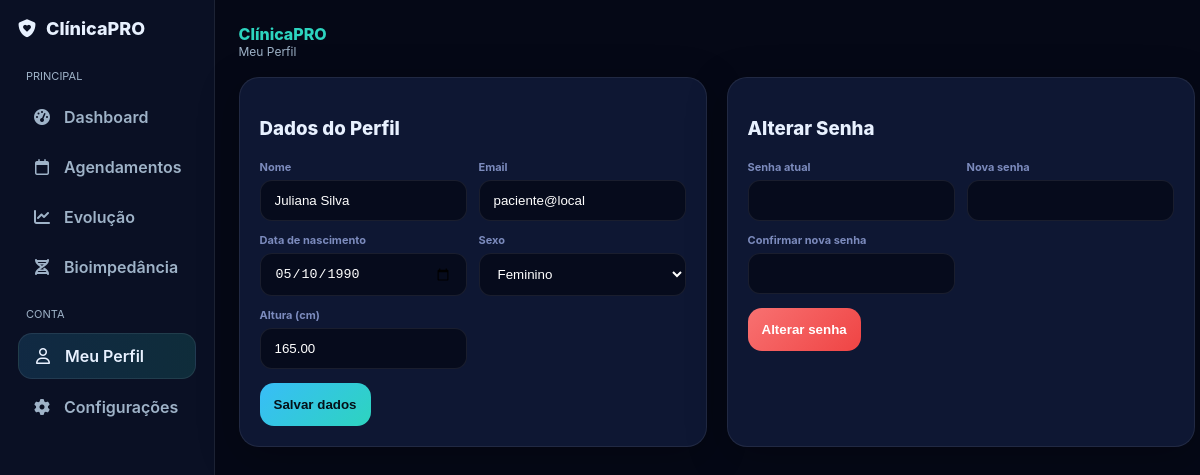
The app's page /perfil.php (signed in) with its own data.
### tables this page shows
CREATE TABLE users(
	id INT AUTO_INCREMENT PRIMARY KEY,
	name VARCHAR(120),email VARCHAR(120),
	password VARCHAR(255),
	role ENUM('staff','patient')
);

CREATE TABLE patients(
	id INT AUTO_INCREMENT PRIMARY KEY,user_id INT,
	birthdate DATE,sex ENUM('M','F'),
	height_cm DECIMAL(5,2)
);

### perfil.php (the view, shortened to what this page needs)
<?php
require_once __DIR__ . "/includes/auth.php";
$user = $_SESSION['user'];
$userId = $user['id'];
$st = $pdo->prepare("SELECT * FROM users WHERE id=?");
$st->execute([$userId]);
$u = $st->fetch();
$st = $pdo->prepare("SELECT * FROM patients WHERE user_id=?");
$st->execute([$userId]);
$patient = $st->fetch();
$theme = "dark";
?>
<!doctype html>
<html data-theme="<?php echo $theme; ?>">
<head>
<link rel="stylesheet" href="assets/css/style.css">
<link rel="stylesheet" href="assets/css/perfil.css">
<link rel="stylesheet" href="assets/css/dark.css">
<link rel="stylesheet" href="https://cdnjs.cloudflare.com/ajax/libs/font-awesome/6.5.1/css/all.min.css">
</head>
<body>
<div class="app">
<aside class="sidebar">
  <div class="brand"><i class="fa-solid fa-shield-heart"></i> ClínicaPRO</div>
  <div class="nav-title">PRINCIPAL</div>
  <nav class="nav">
    <a href="dashboard.php"><i class="fa-solid fa-gauge-high"></i> Dashboard</a>
    <a href="#"><i class="fa-regular fa-calendar"></i> Agendamentos</a>
    <a href="#"><i class="fa-solid fa-chart-line"></i> Evolução</a>
    <a href="bioimpedancia.php"><i class="fa-solid fa-dna"></i> Bioimpedância</a>
  </nav>
  <div class="nav-title">CONTA</div>
  <nav class="nav">
    <a class="active"><i class="fa-regular fa-user"></i> Meu Perfil</a>
    <a href="#"><i class="fa-solid fa-gear"></i> Configurações</a>
  </nav>
</aside>
<main class="main">
<div class="topbar">
 <div>
  <div style="color:#2dd4bf;font-weight:800">ClínicaPRO</div>
  <div class="muted">Meu Perfil</div>
 </div>
</div>
<div class="perfil-grid">
<div class="card">
<h3 class="section-title">Dados do Perfil</h3>
<form method="post">
<div class="perfil-grid-form">
<div class="perfil-field">
<label>Nome</label>
<input name="name" value="<?php echo htmlspecialchars($u['name']); ?>">
</div>
<div class="perfil-field">
<label>Email</label>
<input name="email" value="<?php echo htmlspecialchars($u['email']); ?>">
</div>
<div class="perfil-field">
<label>Data de nascimento</label>
<input type="date" name="birthdate" value="<?php echo $patient['birthdate'] ?? ''; ?>">
</div>
<div class="perfil-field">
<label>Sexo</label>
<select name="sex">
 <option value="F" <?php if(($patient['sex'] ?? '')=='F') echo 'selected'; ?>>Feminino</option>
</select>
</div>
<div class="perfil-field">
<label>Altura (cm)</label>
<input name="height_cm" value="<?php echo $patient['height_cm'] ?? ''; ?>">
</div>
</div>
<button class="perfil-btn" name="update_profile">Salvar dados</button>
</form>
</div>
<div class="card">
<h3 class="section-title">Alterar Senha</h3>
<form method="post">
<div class="perfil-grid-form">
<div class="perfil-field">
<label>Senha atual</label>
<input type="password" name="current_password">
</div>
<div class="perfil-field">
<label>Nova senha</label>
<input type="password" name="new_password">
</div>
<div class="perfil-field">
<label>Confirmar nova senha</label>
<input type="password" name="confirm_password">
</div>
</div>
<button class="perfil-btn danger" name="update_password">Alterar senha</button>
</form>
</div>
</div>
</main>
</div>
</body>
</html>

### assets/css/style.css (style rules this page uses)
:root { --bg:#050816; --sidebar:#0a1024; --card:#0e1733; --card2:#0b1330; --text:#e8f1ff; --muted:#9fb3c8; --primary:#2dd4bf; --blue:#38bdf8; --border:rgba(255,255,255,.08); }
* { box-sizing:border-box }
body { margin:0;font-family:Inter,Arial;background:linear-gradient(180deg,#050816,#050816);color:var(--text) }
.app { display:flex;min-height:100vh }
.sidebar { width:260px;background:linear-gradient(180deg,#070c1f,#050816);padding:18px;display:flex;flex-direction:column;border-right:1px solid var(--border) }
.brand { font-weight:800;margin-bottom:18px;font-size:18px;display:flex;align-items:center;gap:10px }
.nav-title { font-size:11px;color:#6b7aa8;margin:12px 8px }
.nav a { display:flex;gap:12px;align-items:center;padding:12px 14px;border-radius:14px;color:var(--muted);text-decoration:none;margin-bottom:6px;font-weight:600 }
.nav a i { width:20px;text-align:center }
.nav a.active { background:linear-gradient(90deg,rgba(56,189,248,.15),rgba(45,212,191,.15));color:#fff;border:1px solid rgba(56,189,248,.25) }
.main { flex:1;padding:24px }
.topbar { display:flex;justify-content:space-between;align-items:center;margin-bottom:18px }
.card { background:linear-gradient(180deg,#0b1330,#0a1028); border-radius:20px; padding:20px; border:1px solid var(--border); box-shadow:0 10px 40px rgba(0,0,0,.25); }
.card h3 { margin-bottom: 20px; }
.muted { color:var(--muted);font-size:12px }
button { border:0;border-radius:12px;padding:10px;cursor:pointer }
.section-title { font-weight:800;margin-bottom:10px }

### assets/css/perfil.css (style rules this page uses)
.perfil-grid { display:grid; grid-template-columns:1fr 1fr; gap:20px; }
.perfil-grid-form { display:grid; grid-template-columns:1fr 1fr; gap:12px; }
.perfil-field { display:flex; flex-direction:column; gap:6px; }
.perfil-field label { font-size:11px; color:#7c8bbd; font-weight:700; }
.perfil-field input, .perfil-field select { background:linear-gradient(180deg,#060b1c,#060b1c); border:1px solid rgba(255,255,255,.08); border-radius:12px; padding:12px 14px; color:#fff; outline:none; }
.perfil-btn { margin-top:14px; border:none; border-radius:14px; padding:14px; font-weight:900; cursor:pointer; color:#051018; background:linear-gradient(135deg,#38bdf8,#2dd4bf); }
.perfil-btn.danger { background:linear-gradient(135deg,#f87171,#ef4444); color:#fff; }
.perfil-field select, .perfil-field option { background-color:#050816; color:#fff; }

### assets/css/dark.css (style rules this page uses)
body { background: var(--bg) !important; color: var(--text) !important; }
.sidebar { background: var(--sidebar) !important; }
.card, .card-soft, .appointment-card, .dose-item { background: var(--card) !important; border-color: var(--border) !important; }
.muted, .nav-title, .appointment-line, .dose-sub { color: var(--muted) !important; }
.nav a { color: var(--muted) !important; }
.nav a.active { color: var(--text) !important; }
* { border-color: var(--border) !important; }
body, .sidebar, .card, .stat-box, .appointment-card, .dose-item { transition: background .25s, color .25s, border .25s; }

### records on screen
users: name "Juliana Silva", email "paciente@local"
patients: birthdate "05/10/1990", sex "Feminino", height_cm "165.00"
